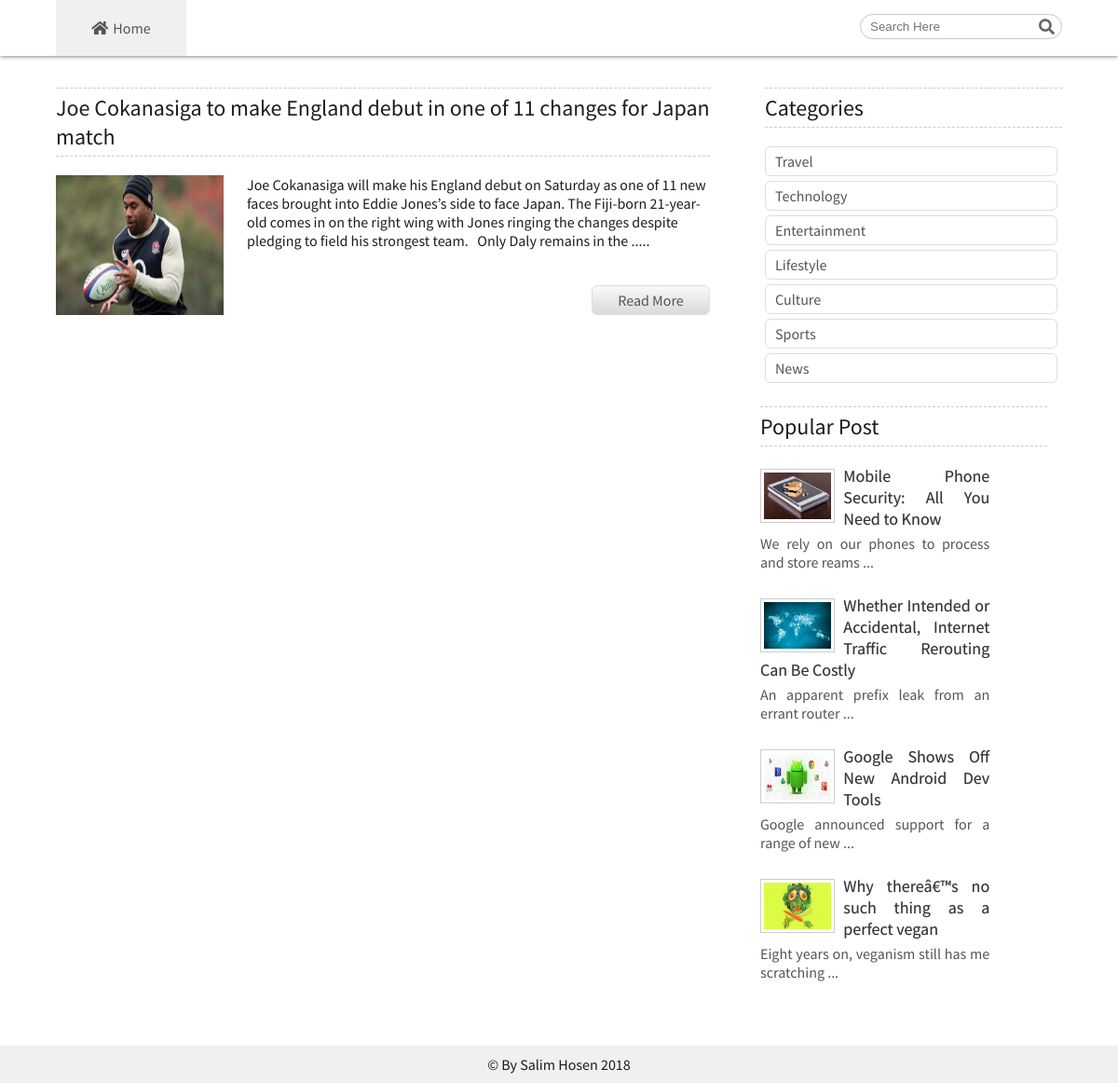
The page /categories.php?catId=11 on the database its author committed.
### tables this page shows
CREATE TABLE `tbl_post` (
  `postId` int(11) NOT NULL,
  `catId` int(11) NOT NULL,
  `title` varchar(255) NOT NULL,
  `image` varchar(255) NOT NULL,
  `postDate` date NOT NULL,
  `content` text NOT NULL,
  `status` int(11) NOT NULL DEFAULT 0,
  `views` int(11) NOT NULL
);

CREATE TABLE `tbl_category` (
  `catId` int(11) NOT NULL,
  `catName` varchar(255) NOT NULL
);

### lib/Database.php (called while the page is built, shortened)
<?php
  class Database{
	private $servername = "localhost";
    private $dbname     = "db_blog";
    private $username   = "root";
    private $password   = "";
    public $con = NULL;
    public function conDB(){
      try{
        $this->con = new PDO("mysql:host=".$this->servername.";dbname=".$this->dbname,$this->username,$this->password);
        $this->con->setAttribute(PDO::ATTR_ERRMODE, PDO::ERRMODE_EXCEPTION);
      }catch(PDOException $e){
        echo "Connection failed: " . $e->getMessage();
      }
    }
    public function execQuery($sql,$data=array(),$method){
      $query = $this->con->prepare($sql);
      if(!empty($data) && is_array($data)){
        foreach ($data as $key => $value) {
          $query->bindValue(":$key",$value);
        }
      }
	  $res = $query->execute();
      if($method === "select"){
        $res = $query->fetchAll(PDO::FETCH_ASSOC);
  		  return $res?$res:false;
  	  }else{
  		  return $res?true:false;
	    }
    }
  }
?>

### main.php (called while the page is built, shortened)
<?php
  include "lib/Database.php";
  $db = new Database();
  $validate = new Validate($db);
?>

### classes/Blog.php (called while the page is built, shortened)
<?php
  class Blog{
    private $db;
    public function __construct($db,$validate){
      $this->db        =  $db;
    }
    public function getPopularPost(){
      $sql = "select tbl_post.*,tbl_category.catName from tbl_post inner join tbl_category on tbl_post.catId=tbl_category.catId order by views desc limit 4";
      $res = $this->db->execQuery($sql,NULL,"select");
      if($res){
        return $res;
      }else{
        return false;
      }
    }
    public function getPostbyCat($catId){
      $sql = "select * from tbl_post where catId=:catId order by postId desc";
      $res = $this->db->execQuery($sql,array("catId"=>$catId),"select");
      return $res;
    }
  }
?>

### classes/Category.php (called while the page is built, shortened)
<?php
  class Category{
    private $db;
    public function __construct($db,$validate){
      $this->db        =  $db;
    }
    public function getCategoryList(){
      $sql = "select * from tbl_category order by catId desc";
      $res = $this->db->execQuery($sql,NULL,"select");
      return $res;
    }
  }
?>

### categories.php (the view, shortened to what this page needs)
<?php
  include "inc/header.php";
  $catPost = $blog->getPostbyCat($catId);
?>
      <section class="main container">
        <section class="listpost">
          <?php
            if(!empty($catPost)){
              foreach ($catPost as $key) {
          ?>
          <div class="list">
            <h2><?php echo ucfirst($key['title']);?></h2>
            <div>
              <img src="uploads/thumbnail/<?php echo $key['image'];?>" alt="image"/>
              <div class="desc">
                <?php
                if(strlen($key['content']) > 300){
                  $content = strip_tags($key['content']);
                  $content = substr($content,0,300);
                  $content = substr($content,0,strrpos($content,' '));
                  echo $content." .....";
                }
                ?>
                <a class="readMore" href="post.php?postId=<?php echo $key['postId'];?>">Read More</a>
              </div>
            </div>
          </div>
          <?php
              }
            }else{
              echo "No Content Found for this post.";
            }
          ?>
        </section>
        <?php
			include "inc/sidebar.php";
		?>
      </section>
<?php
  include "inc/footer.php";
?>

### inc/sidebar.php
<aside class="sidebar">
          <div class="category">
            <h2>Categories</h2>
            <div>
              <?php
                if($catList){
                  foreach ($catList as $key) {
              ?>
              <a href="categories.php?catId=<?php echo $key['catId'];?>"><?php echo ucfirst($key['catName']);?></a>
              <?php
                  }
                }else{
                  echo "<p>No Category Found.</p>";
                }
              ?>
            </div>
          </div>
          <div class="popular">
            <h2>Popular Post</h2>
            <div>
              <?php
                if(!empty($popularPost)){
                  foreach ($popularPost as $key) {
              ?>
              <a href="post.php?postId=<?php echo $key['postId'];?>" class="popPost">
                <div class="popImage">
                  <img src="uploads/thumbnail/<?php echo $key['image'];?>" alt="latest"/>
                </div>
                <div class="popDesc">
                  <h4><?php echo ucfirst($key['title']);?></h4>
                  <p>
                    <?php
                    if(strlen($key['content']) > 50){
                      $content = strip_tags($key['content']);
                      $content = substr($content,0,50);
                      $content = substr($content,0,strrpos($content,' '));
                      echo $content." ...";
                    }
                    ?>
                  </p>
                </div>
              </a>
              <?php
                  }
                }else{
                  echo "<p>No Popular Post Found.</p>";
                }
              ?>
            </div>
          </div>
        </aside>

### css/style.css (style rules this page uses)
* { margin: 0; padding: 0; }
body { color: #1C1C26; }
img { max-width: 100%; display: block; }
a { display: block; text-decoration: none; color: #555; }
.container { width: 90%; margin: 0 auto; overflow: hidden; }
.main,.admMain { overflow: hidden; margin-top: 50px; padding: 2%; }
.latest,.popular { width: 100%; max-width: 1200px; margin-top: 20px; }
.latest h2,.popular h2,.catSubs h2,.listpost h2,.relatedPost h2,.sidebar h2 { padding: 5px 0px; border-bottom: 1px dashed #ccc; border-top: 1px dashed #ccc; box-sizing: border-box; margin: 20px 0px 20px 0px; font-weight: normal; }
.category,.contact,.subscribe { width: 28%; margin-right: 2%; float: left; }
.category a { display: block; border: 1px solid #dedede; padding: 5px 10px; margin: 5px; border-radius: 6px }
.listpost { width: 65%; float: left; }
.listpost { overflow: hidden; }
.list { overflow: hidden; margin-bottom: 15px; }
.desc { overflow: hidden; }
.readMore { display: block; background: -moz-linear-gradient(top,#f9f9f9,#dadada); background: -webkit-linear-gradient(top,#f9f9f9,#dadada); background: -o-linear-gradient(top,#f9f9f9,#dadada); color: #555 !important; text-align: center; width: 115px; float: right; padding: 5px; border: 1px solid #ddd; border-radius: 6px; margin-top: 38px; }
.list img { max-width: 180px; height: 150px; float: left; margin-right: 25px; width: 100%; }
.sidebar { width: 30%; float: right; overflow: hidden; }
.sidebar .contact,.sidebar .category { width: 100%; float: none; margin-bottom: 25px; }
.sidebar .contact h2, .sidebar .category h2 { margin-left: 5px; }
.popular { width: 100%; }
.popImage { width: 72px; float: left; background: #fff; border: 1px solid #ccc; padding: 1%; margin-right: 3%; margin-top: 4px; }
.popImage img { height: 50px; }
.popPost { margin-bottom: 25px; }
.popDesc { width: 80%; text-align: justify; }
.popDesc h4 { padding-bottom: 5px; font-weight: normal; font-size: 18px; color: #333; text-shadow: 0px 0px 1px #ADADAD; }
.desc a,.postList a { display: inline; color: #3B9BA7; }

### css/responsive.css (style rules this page uses)
@media only screen and (min-width: 769px) and (max-width: 1200px) { .latest,.popular { width: 95%; } }

### rows shown on the page
tbl_post: title "Joe Cokanasiga to make England debut in one of 11 changes for Japan match", image (picture), content "Joe Cokanasiga will make his England debut on Saturday as one of 11 new faces brought into Eddie Jones’s side to face Japan. The Fiji-born 21-year-old comes in on the right wing with Jones ringing the changes despite pledging to field his strongest team. Only Daly remains in the"
tbl_category: catName "Travel"
tbl_category: catName "Technology"
tbl_category: catName "Entertainment"
tbl_category: catName "Lifestyle"
tbl_category: catName "Culture"
tbl_category: catName "Sports"
tbl_category: catName "News"
tbl_post: image (picture), title "Mobile Phone Security: All You Need to Know", content "We rely on our phones to process and store reams"
tbl_post: image (picture), title "Whether Intended or Accidental, Internet Traffic Rerouting Can Be Costly", content "An apparent prefix leak from an errant router"
tbl_post: image (picture), title "Google Shows Off New Android Dev Tools", content "Google announced support for a range of new"
tbl_post: image (picture), title "Why thereâ€™s no such thing as a perfect vegan", content "Eight years on, veganism still has me scratching"
